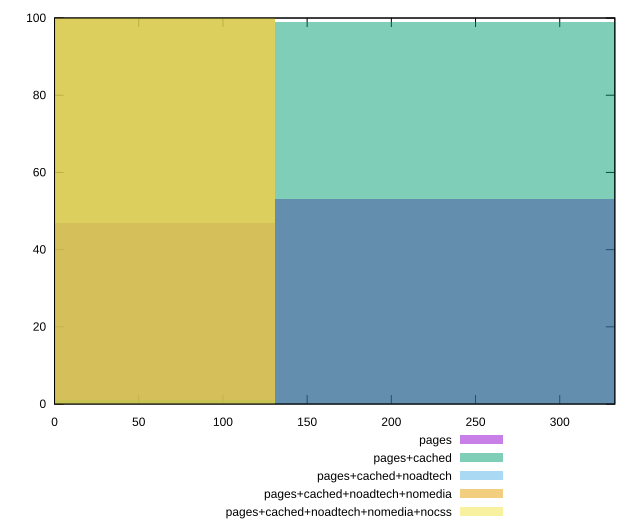

Write the gnuplot code that produced this figure.
reset

$pages <<EOF
261.341703358721 53
0 47
EOF

$pagesCached <<EOF
0 1
261.341703358721 99
EOF

$pagesCachedNoadtech <<EOF
0 100
EOF

$pagesCachedNoadtechNomedia <<EOF
0 100
EOF

$pagesCachedNoadtechNomediaNocss <<EOF
0 100
EOF

set key outside below
set boxwidth 261.341703358721
set xrange [0:332.70799999999997]
set yrange [0:100]
set trange [0:100]
set style fill transparent solid 0.5 noborder
set terminal svg size 640, 530 enhanced background rgb 'white'
set output "report_00009_2021-02-08T22-37-41.559Z/uses-rel-preconnect/comparison/histogram/all_raw.svg"

plot $pages title "pages" with boxes, \
     $pagesCached title "pages+cached" with boxes, \
     $pagesCachedNoadtech title "pages+cached+noadtech" with boxes, \
     $pagesCachedNoadtechNomedia title "pages+cached+noadtech+nomedia" with boxes, \
     $pagesCachedNoadtechNomediaNocss title "pages+cached+noadtech+nomedia+nocss" with boxes

reset
